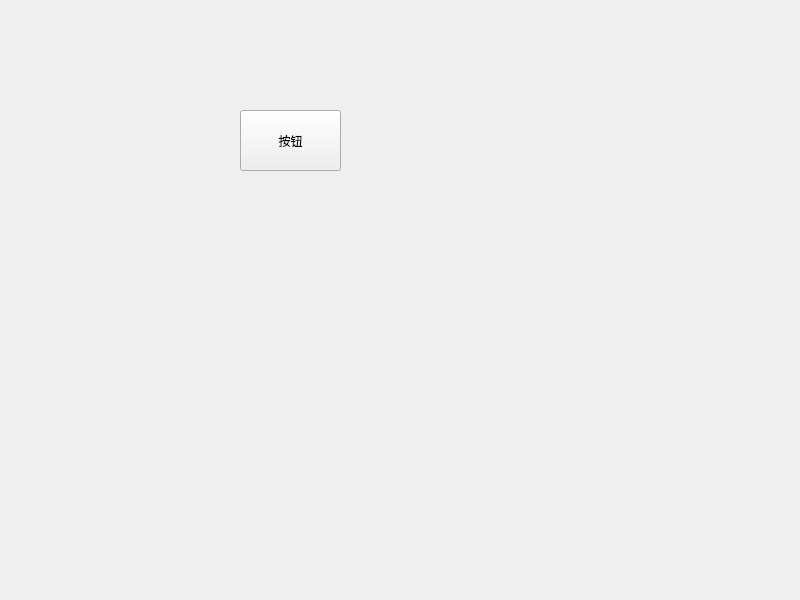
<?xml version="1.0" encoding="UTF-8"?>
<ui version="4.0">
 <class>Widget</class>
 <widget class="QWidget" name="Widget">
  <property name="geometry">
   <rect>
    <x>0</x>
    <y>0</y>
    <width>800</width>
    <height>600</height>
   </rect>
  </property>
  <property name="windowTitle">
   <string>Widget</string>
  </property>
  <widget class="QPushButton" name="pushButton">
   <property name="geometry">
    <rect>
     <x>240</x>
     <y>110</y>
     <width>101</width>
     <height>61</height>
    </rect>
   </property>
   <property name="cursor">
    <cursorShape>ArrowCursor</cursorShape>
   </property>
   <property name="text">
    <string>按钮</string>
   </property>
  </widget>
 </widget>
 <resources/>
 <connections/>
</ui>
